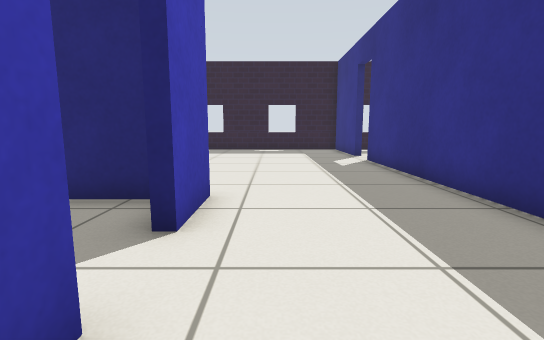
View 1 (above)

13 first-person views from a walk through a Gazebo world. The camera is 0.62 m above the floor, tilts 8° down and sees 85° across. The floor is counted in squares, 0.5 m on a side. Each view is taken from the middle of a square. On the plan, view 1 faces up. The plan holds only what a view shows up to about 13 squares ahead; the rest is blank. Gazebo's built-in surfaces are drawn with simple patterns.

View 2
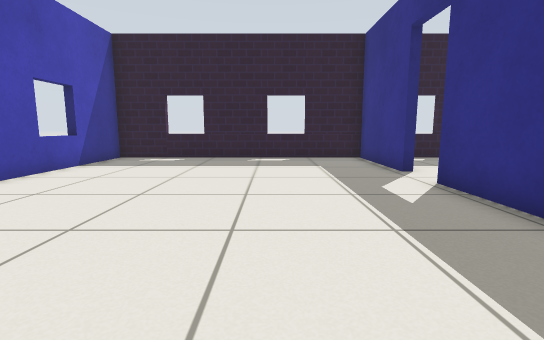

View 3
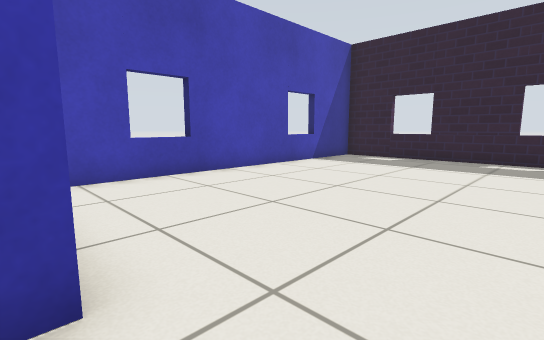

View 4
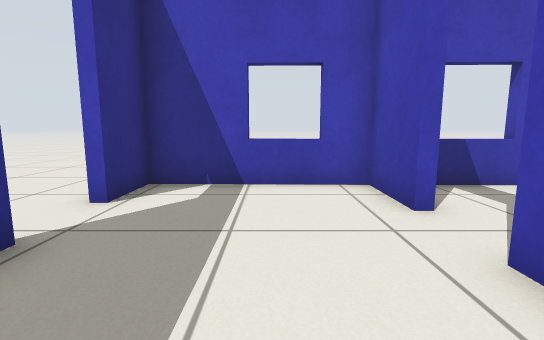

View 5
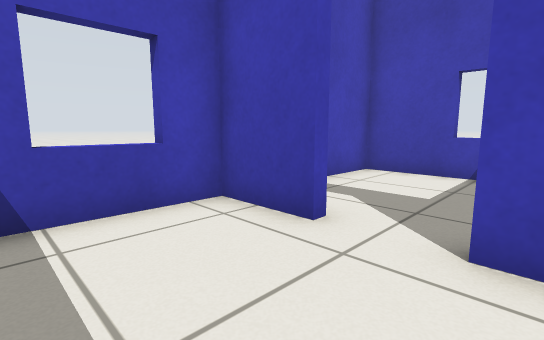

View 6
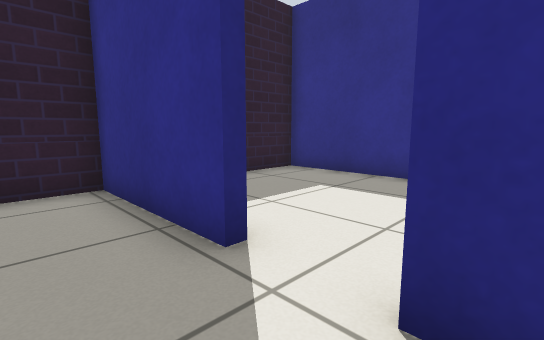

View 7
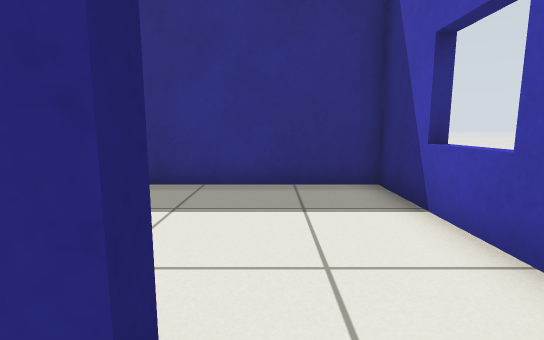

View 8
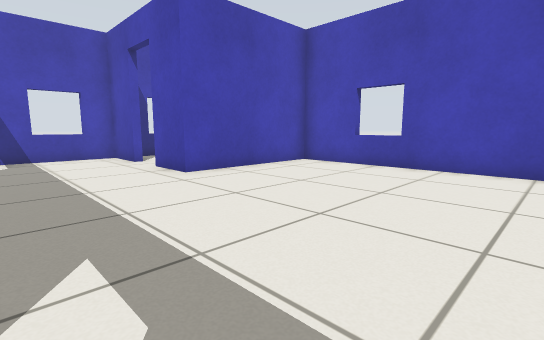

View 9
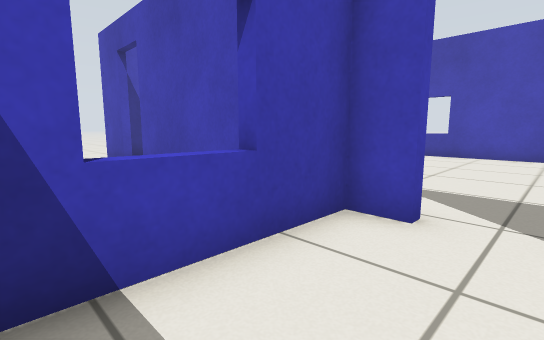

View 10
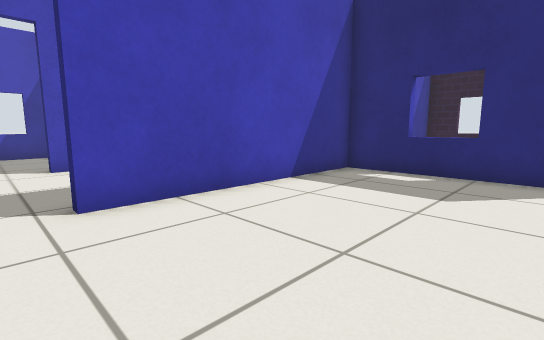

View 11
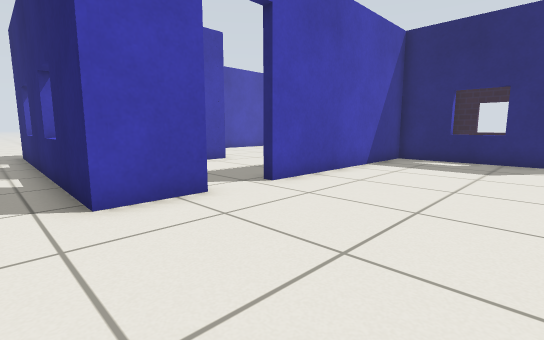

View 12
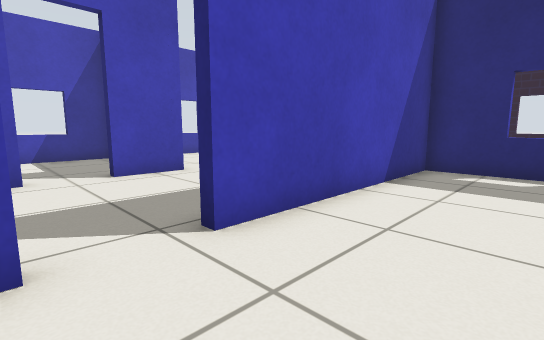

View 13
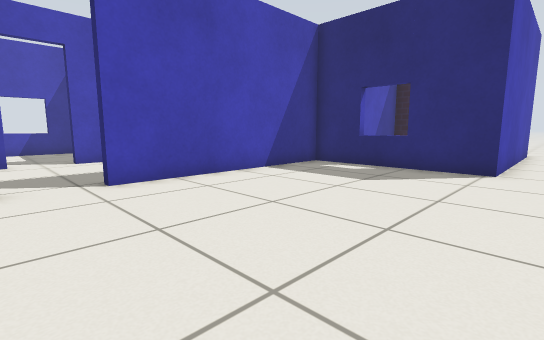

### Floor plan
Points are (right, up) in squares from view 1. A wall is a line through its corners. A room is listed if a view was taken in it or the views show most of it. See-through windows are left out.
Room 1 (views 1, 2, 3, 4, 5, 6, 7, 8)
walls: (3.8, 13.4) (3.8, 17.6) (-6.4, 17.6) (-6.4, 5.4) (-1.1, 5.4) (-1.1, 3.4); (-1.1, 1.8) (-1.1, -0.4) (3.8, -0.5) (3.8, 1.2); (3.8, 2.9) (3.8, 11.6)
ways out: open door at (4, 12.5) to room 2; open door at (4, 2.5) to room 3; open door at (-1, 2.5) to room 4
Room 2 (view 9)
walls: (5.9, 10.8) (5.9, 10.3); (7.5, 10.3) (7.5, 10.8); (4.1, 11.6) (4.1, 10.7) (9.5, 10.7) (9.5, 17.6) (5, 17.6)
ways out: open door at (4, 12.5) to room 1
Room 3 (views 10, 11, 12, 13)
walls: (4.1, 1.2) (4.1, -0.8); (9.8, 17.9) (9.8, 10.4) (4.1, 10.4) (4.1, 2.9)
ways out: open door at (4, 2.5) to room 1; opening at (4, -2)
Room 4 (no view inside)
walls: (-2.1, 5.1) (-3.6, 5.1); (-6.4, 5) (-6.4, -0.3) (-2.2, -0.4)
ways out: open door at (-1, 2.5) to room 1

Positions as (right, up) in squares from view 1, and headings:
1: (0, 0), facing up
2: (0, 5), facing up
3: (1, 5), facing up-left
4: (1, 6), facing down
5: (2, 4), facing down-left
6: (2, 11), facing up-right
7: (3, 13), facing right
8: (3, 13), facing down-left
9: (8, 13), facing down-left
10: (9, 2), facing up-left
11: (9, -2), facing up-left
12: (7, 1), facing up-left
13: (11, 1), facing up-left
